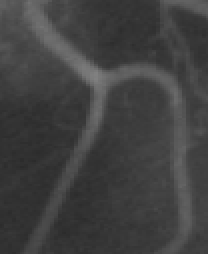
%> input picture CV Model（Li）/vessel.bmp, 104 x 127 px (shown 2 times larger)
$ octave test.m   (GNU Octave 9; MATLAB toolbox functions it lacks are replaced by stand-ins)
%> lines starting %> are read from the running program, lines starting %| are printed output that depends on the picture
### CV Model（Li）/plotLevelSet.m
function [c,h]=plotLevelSet(u,zLevel, style)
%   plotLevelSet(u,zLevel, style) plot the level contour of function u at
%   the zLevel.
%   created on 04/26/2004
%   author: Chunming Li
%   email: li_chunming@hotmail.com
%   Copyright (c) 2004-2006 by Chunming Li
% hold on;
[c,h] = contour(u,[zLevel zLevel],style);
% hold off;

### CV Model（Li）/BoundMirrorExpand.m
function B = BoundMirrorExpand(A)

[m,n] = size(A);
yi = 2:m+1;
xi = 2:n+1;
B = zeros(m+2,n+2);
B(yi,xi) = A;
B([1 m+2],[1 n+2]) = B([3 m],[3 n]);  % mirror corners
B([1 m+2],xi) = B([3 m],xi);          % mirror left and right boundary
B(yi,[1 n+2]) = B(yi,[3 n]);          % mirror top and bottom boundary

### CV Model（Li）/evolution_cv.m
function phi = EVOLUTION_CV(I, phi0, mu, nu, lambda_1, lambda_2, delta_t, epsilon, numIter);
%   evolution_withoutedge(I, phi0, mu, nu, lambda_1, lambda_2, delta_t, delta_h, epsilon, numIter);
%   input:
%       I: input image
%       phi0: level set function to be updated
%       mu: weight for length term
%       nu: weight for area term, default value 0
%       lambda_1:  weight for c1 fitting term
%       lambda_2:  weight for c2 fitting term
%       delta_t: time step
%       epsilon: parameter for computing smooth Heaviside and dirac function
%       numIter: number of iterations
%   output:
%       phi: updated level set function
%
%   created on 04/26/2004
%   author: Chunming Li
%   email: li_chunming@hotmail.com
%   Copyright (c) 2004-2006 by Chunming Li


I=BoundMirrorExpand(I);
phi=BoundMirrorExpand(phi0);

for k=1:numIter
    phi=BoundMirrorEnsure(phi);
    delta_h=Delta(phi,epsilon);
    Curv = curvature(phi);
    [C1,C2]=binaryfit(phi,I,epsilon);
    % updating the phi function
    phi=phi+delta_t*delta_h.*(mu*Curv-nu-lambda_1*(I-C1).^2+lambda_2*(I-C2).^2);
end
phi=BoundMirrorShrink(phi);

### CV Model（Li）/BoundMirrorShrink.m
function B = BoundMirrorShrink(A)
[m,n] = size(A);
yi = 2:m-1;
xi = 2:n-1;
B = A(yi,xi);

### CV Model（Li）/sdf2circle.m
function f = sdf2circle(nrow,ncol, ic,jc,r)
%   sdf2circle(nrow,ncol, ic,jc,r) computes the signed distance to a circle
%   input:
%       nrow: number of rows
%       ncol: number of columns
%       (ic,jc): center of the circle
%       r: radius of the circle
%   output:
%       f: signed distance to the circle
%
%   created on 04/26/2004
%   author: Chunming Li
%   email: li_chunming@hotmail.com
%   Copyright (c) 2004-2006 by Chunming Li


[X,Y] = meshgrid(1:ncol, 1:nrow);

f = sqrt((X-jc).^2+(Y-ic).^2)-r;

%f=sdf2circle(100,50,51,25,10);figure;imagesc(f)

### CV Model（Li）/test.m
%   Matlad code implementing Chan-Vese model in the paper 'Active Contours Without Edges'
%   This method works well for bimodal images, for example the image 'three.bmp'
%   created on 04/26/2004
%   author: Chunming Li
%   email: li_chunming@hotmail.com
%   Copyright (c) 2004-2006 by Chunming Li

clear;

%Img=imread('three.bmp');     % example that CV model works well
Img=imread('vessel.bmp');    % example that CV model does NOT work well
%> Img is the input picture: size 127x104 uint8; min 43, max 128, mean 64.5
%Img=imread('twoCells.bmp');  % example that CV model does NOT work well
%Img=imread('noisyNonUniform.bmp');

U=Img(:,:,1);

% get the size
[nrow,ncol] =size(U);
%> nrow = 127; ncol = 104

ic=nrow/2;
%> ic = 63.5
jc=ncol/2;
%> jc = 52
r=30;
phi_0 = sdf2circle(nrow,ncol,ic,jc,r);


delta_t = 0.1;
lambda_1=1;
lambda_2=1;
nu=0;
h = 1;
epsilon=1;
mu = 0.01*255*255;

I=double(U);
% iteration should begin from here
phi=phi_0;
figure;
imagesc(uint8(I));colormap(gray)
hold on;
plotLevelSet(phi,0,'r');

numIter = 1;
for k=1:400,
    phi=evolution_cv(I, phi, mu, nu, lambda_1, lambda_2, delta_t, epsilon, numIter);   % update level set function
    if mod(k,10)==0
        pause(.5);
        imagesc(uint8(I));colormap(gray)
        hold on;
        plotLevelSet(phi,0,'r');
    end
end;
%> this loop made 400 passes
%> h in plotLevelSet on passes 10, 20, 30: -43.92, -50.89, -59.85
%> pass 1, `phi=evolution_cv(I, phi, mu, nu, lambda_1, lambda_2, delta_t, epsilon,..`:
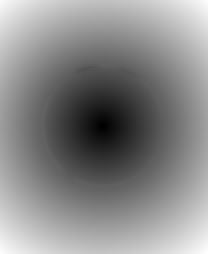
%> phi: size 127x104 double (shown 2 times larger); min -29.45, max 52.06, mean 14.4; drawn with min black and max white
%> after the loop:
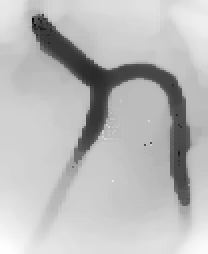
%> phi: size 127x104 double (shown 2 times larger); min -57.61, max 51.75, mean 23; drawn with min black and max white
%> after the loop:
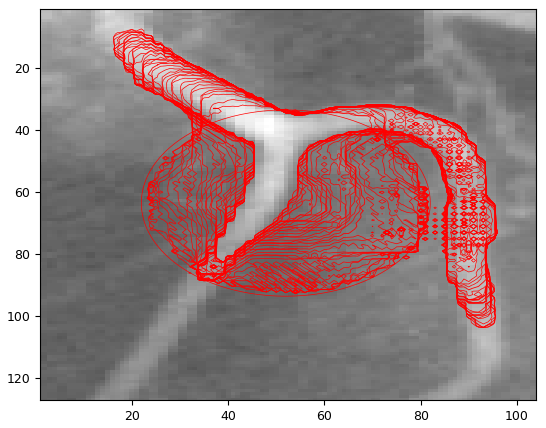
%> figure redrawn from the program's plot data
